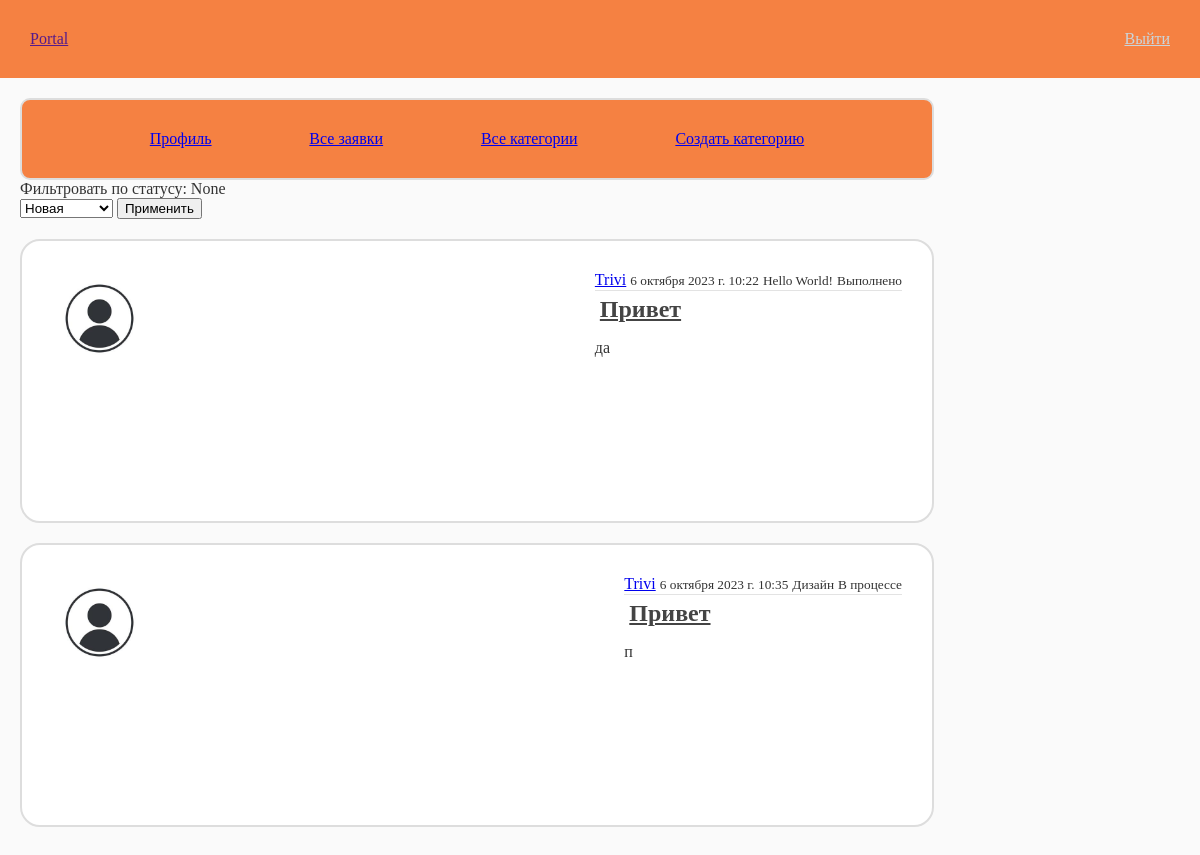
The page /posts/Trivi (signed in) on the database its author committed.
### blog/models.py (models this page shows, shortened)
class Post(models.Model):
    STATUS_CHOICES = [
        ('new', 'Новая'),
        ('in_progress', 'Принято в работу'),
        ('completed', 'Выполнено'),
    ]
    title = models.CharField(max_length=100)
    content = models.TextField()
    created_at = models.DateTimeField(auto_now_add=True)
    updated_at = models.DateTimeField(auto_now=True)
    user = models.ForeignKey(User, on_delete=models.CASCADE)
    image = models.ImageField(upload_to='images')
    category = models.ForeignKey(Category, on_delete=models.CASCADE)
    status = models.CharField(max_length=20, choices=STATUS_CHOICES, default='new')
    comment = models.TextField(null=True, blank=True)
    image_after = models.ImageField(upload_to='images', null=True, blank=True)

class Category(models.Model):
    title = models.CharField(max_length=100)
    def __str__(self):
        return self.title

### users/models.py (models this page shows, shortened)
class Profile(models.Model):
    user = models.OneToOneField(User, on_delete=models.CASCADE)
    image = models.ImageField(default='default13.jpg', upload_to='profile_pics')

### blog/views.py (the view, shortened to what this page needs)
# urls.py: path('', post_list, name='blog-home'),
@login_required
def post_list(request, username=None):
    status = request.GET.get("status")
    user = get_object_or_404(User, username=request.user.username)
    if user.is_superuser:
        posts = Post.objects.all()
        context = {'posts': posts}
        if status:
            posts = posts = Post.objects.filter(status=status).order_by("created_at")
            context = {'posts': posts, "status": status}
        if username:
            user = get_object_or_404(User, username=username)
            posts = Post.objects.filter(user=user)
            context = {'posts': posts, "status": status}
        return render(request, 'admin/admin_posts.html', context)

### blog/templates/admin/admin_posts.html (shortened to what this page needs)
{% extends 'blog/base.html' %}
{% block sidebar %}
    <div class="list-group">
		<a href="{% url 'profile' %}" class="list-group-item list-group-item-action" aria-current="true">Профиль</a>
		<a href="{% url 'post_list' %}" class="list-group-item list-group-item-action">Все заявки</a>
		<a href="{% url 'category_list' %}" class="list-group-item list-group-item-action">Все категории</a>
		<a href="{% url 'category_create' %}" class="list-group-item list-group-item-action">Создать категорию</a>
	</div>
{% endblock %}
{% block content %}
{% if page != 'home' %}
    <div class="form-group">
    	<form method="GET">
      		<label for="exampleFormControlSelect1">Фильтровать по статусу: {{ status }}</label>
      		<div class="d-flex">
        		<select name="status" class="form-control" id="exampleFormControlSelect1">
          			<option {% if status == "new" %} selected {% endif %} name="new" value="new">Новая</option>
        		</select>
        		<button type="submit" class="btn btn-primary ml-3">Применить</button>
      		</div>
    	</form>
 	</div>
{% endif %}
  {% for post in posts %}
    <article class="media content-section">
      <img class="rounded-circle article-img" src="{{ post.user.profile.image.url }}" />
      <div class="media-body">
        <div class="article-metadata">
          <a class="mr-2" href="{% url 'post_list' post.user.username %}">{{ post.user.username }}</a>
          <small class="text-muted">{{ post.created_at }}</small>
          <small class="text-muted">{{ post.category }}</small>
          <small class="text-muted">
            {% if post.status == 'in_progress' %} В процессе {% endif %}
            {% if post.status == 'completed' %} Выполнено {% endif %}
          </small>
        </div>
        <h2><a class="article-title" href="{% url 'post_detail' post.id %}">{{ post.title }}</a></h2>
        <p class="article-content">{{ post.content }}</p>
      </div>
    </article>
  {% endfor %}
{% endblock %}

### blog/static/blog/main.css (style rules this page uses)
body { margin: 0; padding: 0; background: #fafafa; color: #333333; }
h1, h2, h3, h4, h5, h6 { margin: 5px; color: #444444; }
.content-section { display: flex; justify-content: space-between; background: #ffffff; padding: 30px; border: 2px solid #dddddd; border-radius: 20px; margin-bottom: 20px; margin-top: 20px; width: 850px; height: 220px; }
.article-title { color: #444444; }
.article-content { white-space: pre-line; }
.article-img { height: 95px; width: 95px; margin-right: 16px; }
.article-metadata { padding-bottom: 1px; margin-bottom: 4px; border-bottom: 1px solid #e3e3e3 }
.list-group { display: flex; justify-content: space-evenly; background-color: #f58142; width: 850px; border: 2px solid #dddddd; border-radius: 10px; padding: 30px; }

### rows shown on the page
Post: user.profile.image (picture), user.username "Trivi", created_at "6 октября 2023 г. 10:22", category "Hello World!", status "Выполнено", title "Привет", content "да"
Post: user.profile.image (picture), user.username "Trivi", created_at "6 октября 2023 г. 10:35", category "Дизайн", status "В процессе", title "Привет", content "п"

### other values the page prints
{{ status }} "None"
